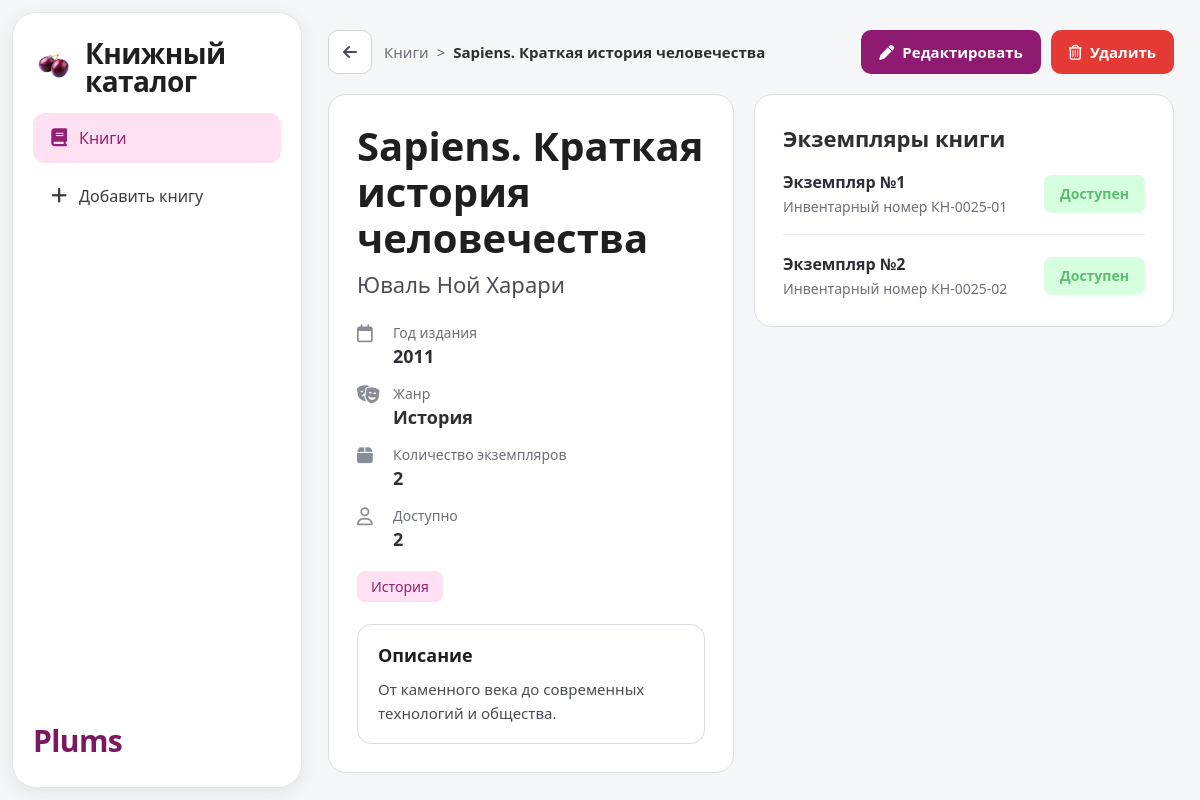
Page /books/25?sort=title_asc on the committed database.
### tables this page shows
CREATE TABLE books (
                id INTEGER PRIMARY KEY AUTOINCREMENT,
                title TEXT NOT NULL,
                author TEXT NOT NULL,
                year INTEGER NOT NULL,
                genre TEXT NOT NULL,
                copies INTEGER NOT NULL DEFAULT 0
            , description TEXT NOT NULL DEFAULT '');

CREATE TABLE book_copies (
            id INTEGER PRIMARY KEY AUTOINCREMENT,
            book_id INTEGER NOT NULL,
            copy_num INTEGER NOT NULL,
            inventory_no TEXT NOT NULL,
            status TEXT NOT NULL DEFAULT 'available',
            issued_at TEXT,
            UNIQUE(book_id, copy_num)
        );

### app.py (the view)
@app.get("/books/<int:book_id>")
def view_book(book_id: int):
    book = get_book_or_none(book_id)
    if not book:
        return redirect(url_for("index"))
    list_filters = filters_from_args(request.args)
    copies = load_book_copies(book)
    available_count = sum(1 for copy in copies if copy.status == "available")
    issued_count = sum(1 for copy in copies if copy.status == "issued")
    book_ctx = {
        "book": book,
        "copies": copies,
        "available_count": available_count,
        "issued_count": issued_count,
        "list_filters": list_filters,
        "filter_query": filters_to_query(list_filters),
        "genres": GENRES,
        "genre_other": GENRE_OTHER,
        "today": date.today().strftime("%d.%m.%Y"),
    }
    return render_template("book.html", **book_ctx)

### app.py (called while the page is built)
@app.template_global()
def filter_url(endpoint: str, filter_query: dict | None = None, **kwargs: Any) -> str:
    params: Dict[str, Any] = dict(filter_query or {})
    params.update(kwargs)
    return url_for(endpoint, **params)

def _ensure_data_dir() -> None:
    DB_FILE.parent.mkdir(parents=True, exist_ok=True)

def get_connection() -> sqlite3.Connection:
    _ensure_data_dir()
    conn = sqlite3.connect(DB_FILE)
    conn.row_factory = sqlite3.Row
    return conn

def _ensure_description_column(conn: sqlite3.Connection) -> None:
    columns = {row["name"] for row in conn.execute("PRAGMA table_info(books)")}
    if "description" not in columns:
        conn.execute("ALTER TABLE books ADD COLUMN description TEXT NOT NULL DEFAULT ''")

def _ensure_copies_table(conn: sqlite3.Connection) -> None:
    conn.execute(
        """
        CREATE TABLE IF NOT EXISTS book_copies (
            id INTEGER PRIMARY KEY AUTOINCREMENT,
            book_id INTEGER NOT NULL,
            copy_num INTEGER NOT NULL,
            inventory_no TEXT NOT NULL,
            status TEXT NOT NULL DEFAULT 'available',
            issued_at TEXT,
            UNIQUE(book_id, copy_num)
        )
        """
    )

def init_db() -> None:
    with get_connection() as conn:
        conn.execute(
            """
            CREATE TABLE IF NOT EXISTS books (
                id INTEGER PRIMARY KEY AUTOINCREMENT,
                title TEXT NOT NULL,
                author TEXT NOT NULL,
                year INTEGER NOT NULL,
                genre TEXT NOT NULL,
                copies INTEGER NOT NULL CHECK (copies >= 0),
                description TEXT NOT NULL DEFAULT ''
            )
            """
        )
        _ensure_description_column(conn)
        _ensure_copies_table(conn)

def load_books() -> List[Book]:
    init_db()
    with get_connection() as conn:
        rows = conn.execute(
            "SELECT id, title, author, year, genre, copies, description FROM books"
        ).fetchall()
    return [
        Book(
            id=row["id"],
            title=row["title"],
            author=row["author"],
            year=row["year"],
            genre=row["genre"],
            copies=row["copies"],
            description=row["description"] or "",
        )
        for row in rows
    ]

def parse_int(value: str, default: int = 0) -> int:
    try:
        return int(value)
    except (TypeError, ValueError):
        return default

### templates/book.html (shortened to what this page needs)
{% extends "base.html" %}
{% block content %}
<div class="book-page-header desktop-only">
  <div class="book-breadcrumb">
    <a class="back-btn" href="{{ filter_url('index', filter_query) }}" aria-label="Назад к списку">
      <i class="fa-solid fa-arrow-left"></i>
    </a>
    <nav class="breadcrumb-text">
      <a href="{{ filter_url('index', filter_query) }}">Книги</a>
      <span>&gt;</span>
      <span class="current">{{ book.title }}</span>
    </nav>
  </div>
  <div class="book-header-actions">
    <a class="book-edit-btn" href="{{ filter_url('edit_book', filter_query, book_id=book.id, from='view') }}">
      <i class="fa-solid fa-pen"></i>
      Редактировать
    </a>
    <a class="book-delete-btn" href="{{ filter_url('confirm_delete_book', filter_query, book_id=book.id, from='view') }}">
      <i class="fa-regular fa-trash-can"></i>
      Удалить
    </a>
  </div>
</div>
<div class="book-detail-layout desktop-only">
  <article class="book-detail-card">
    <header class="book-detail-head">
      <h1>{{ book.title }}</h1>
      <p class="book-author">{{ book.author }}</p>
    </header>
    <ul class="book-meta-list">
      <li>
        <i class="fa-regular fa-calendar"></i>
        <div>
          <span class="meta-label">Год издания</span>
          <span class="meta-value">{{ book.year }}</span>
        </div>
      </li>
      <li>
        <i class="fa-solid fa-masks-theater"></i>
        <div>
          <span class="meta-label">Жанр</span>
          <span class="meta-value">{{ book.genre }}</span>
        </div>
      </li>
      <li>
        <i class="fa-solid fa-box"></i>
        <div>
          <span class="meta-label">Количество экземпляров</span>
          <span class="meta-value">{{ book.copies }}</span>
        </div>
      </li>
      <li>
        <i class="fa-regular fa-user"></i>
        <div>
          <span class="meta-label">Доступно</span>
          <span class="meta-value" id="available-count">{{ available_count }}</span>
        </div>
      </li>
    </ul>
    <span class="genre-pill">{{ book.genre }}</span>
    <section class="book-description-box">
      <h2>Описание</h2>
      {% if book.description %}
      <p>{{ book.description }}</p>
      {% else %}
      <p class="description-empty">Описание пока не добавлено.</p>
      {% endif %}
    </section>
  </article>
  <aside class="book-copies-card">
    <h2 class="book-copies-title">Экземпляры книги</h2>
    {% if copies %}
    <ul class="book-copies-list">
      {% for copy in copies %}
      <li class="book-copy-row" data-copy-num="{{ copy.copy_num }}">
        <div class="book-copy-info">
          <span class="book-copy-name">Экземпляр №{{ copy.copy_num }}</span>
          <span class="book-copy-inventory">Инвентарный номер {{ copy.inventory_no }}</span>
        </div>
        <button
          type="button"
          class="copy-status-btn {% if copy.status == 'issued' %}is-issued{% else %}is-available{% endif %}"
          data-book-id="{{ book.id }}"
          data-copy-num="{{ copy.copy_num }}"
        >
          {% if copy.status == 'issued' %}Выдан{% else %}Доступен{% endif %}
        </button>
      </li>
      {% endfor %}
    </ul>
    {% else %}
    <p class="book-copies-empty">Экземпляры не добавлены.</p>
    {% endif %}
  </aside>
</div>
{% endblock %}

### static/styles.css (style rules this page uses)
* { margin: 0; padding: 0; box-sizing: border-box; }
body { font-family: "Segoe UI", Arial, sans-serif; background: #f5f6f8; color: #1f1f22; font-size: 16px; }
.back-btn { width: 44px; height: 44px; border: 1px solid #d3d5dc; border-radius: 10px; background: #fff; color: #4a4d55; display: inline-flex; align-items: center; justify-content: center; text-decoration: none; }
.book-page-header { display: flex; justify-content: space-between; align-items: center; gap: 16px; margin-bottom: 20px; flex-wrap: wrap; }
.book-breadcrumb { display: flex; align-items: center; gap: 12px; }
.breadcrumb-text { display: flex; align-items: center; gap: 8px; font-size: 15px; color: #6d7078; }
.breadcrumb-text a { color: #6d7078; text-decoration: none; }
.breadcrumb-text .current { color: #2d2f35; font-weight: 600; }
.book-header-actions { display: flex; gap: 10px; flex-wrap: wrap; }
.book-edit-btn, .book-delete-btn { min-height: 44px; padding: 0 18px; border-radius: 10px; font-size: 15px; font-weight: 700; text-decoration: none; display: inline-flex; align-items: center; gap: 8px; }
.book-edit-btn { background: #8f1a71; color: #fff; }
.book-delete-btn { background: #e53935; color: #fff; }
.book-detail-layout { display: grid; grid-template-columns: minmax(0, 1fr) minmax(320px, 420px); gap: 20px; align-items: start; }
.book-detail-card, .book-copies-card { background: #fff; border: 1px solid #dbdde2; border-radius: 18px; padding: 28px; }
.book-detail-head h1 { font-size: 40px; line-height: 1.15; margin-bottom: 8px; font-weight: 600; }
.book-author { font-size: 22px; color: #4a4d55; margin-bottom: 24px; font-weight: 500; }
.book-meta-list { list-style: none; display: flex; flex-direction: column; gap: 16px; margin-bottom: 20px; }
.book-meta-list li { display: flex; align-items: flex-start; gap: 14px; }
.book-meta-list i { width: 22px; color: #8a8d96; font-size: 18px; margin-top: 2px; }
.meta-label { display: block; font-size: 14px; color: #6d7078; margin-bottom: 2px; }
.meta-value { font-size: 18px; font-weight: 600; color: #2d2f35; }
.genre-pill { display: inline-block; background: #ffdff2; color: #902172; border-radius: 8px; padding: 6px 14px; font-size: 14px; font-weight: 500; margin-bottom: 22px; }
.book-copies-title { font-size: 22px; font-weight: 600; margin-bottom: 18px; color: #2d2f35; }
.book-copies-list { list-style: none; }
.book-copy-row { display: flex; align-items: center; justify-content: space-between; gap: 16px; padding: 18px 0; border-bottom: 1px solid #ececf0; }
.book-copy-row:first-child { padding-top: 0; }
.book-copy-row:last-child { border-bottom: none; padding-bottom: 0; }
.book-copy-info { display: flex; flex-direction: column; gap: 4px; min-width: 0; }
.book-copy-name { font-size: 16px; font-weight: 600; color: #2d2f35; }
.book-copy-inventory { font-size: 14px; color: #6d7078; }
.copy-status-btn { flex-shrink: 0; min-height: 38px; padding: 0 16px; border: none; border-radius: 8px; font-size: 14px; font-weight: 600; cursor: pointer; font-family: inherit; transition: 0.15s; }
.copy-status-btn.is-available { background: #D5FFDE; color: #5EBC72; }
.copy-status-btn { transition: background-color 0.25s ease, color 0.25s ease, transform 0.1s ease, box-shadow 0.2s ease; }
.book-description-box { border: 1px solid #dbdde2; border-radius: 14px; padding: 18px 20px; }
.book-description-box h2 { font-size: 18px; margin-bottom: 10px; font-weight: 600; }
.book-description-box p { color: #4a4d55; line-height: 1.6; font-size: 15px; }

### rows in the picture
books: title "Sapiens. Краткая история человечества", author "Юваль Ной Харари", year "2011", genre "История", copies "2", description "От каменного века до современных технологий и общества."
book_copies: copy_num "1", inventory_no "КН-0025-01", status "Доступен"
book_copies: copy_num "2", inventory_no "КН-0025-02", status "Доступен"

### other values in the picture
{{ available_count }} "2"
